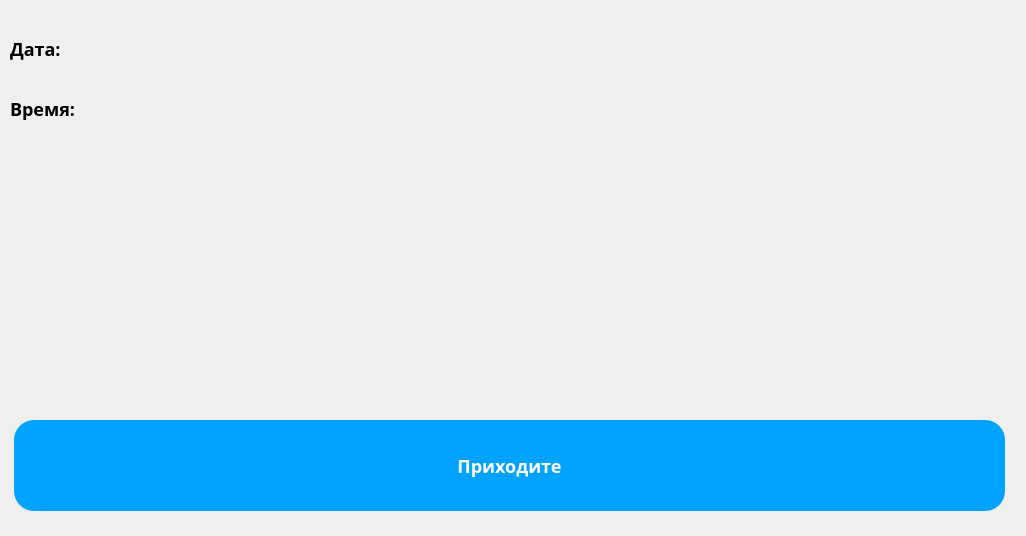
<?xml version="1.0" encoding="UTF-8"?>
<ui version="4.0">
 <class>Form</class>
 <widget class="QWidget" name="Form">
  <property name="geometry">
   <rect>
    <x>0</x>
    <y>0</y>
    <width>1026</width>
    <height>536</height>
   </rect>
  </property>
  <property name="windowTitle">
   <string>Form</string>
  </property>
  <widget class="QLabel" name="label">
   <property name="geometry">
    <rect>
     <x>10</x>
     <y>28</y>
     <width>61</width>
     <height>41</height>
    </rect>
   </property>
   <property name="styleSheet">
    <string notr="true">font-family: Montserrat;
font-style: normal;
font-weight: bold;
font-size: 18px;
line-height: 22px;
display: flex;
align-items: center;
text-align: center;

color: (255, 255, 255);
</string>
   </property>
   <property name="text">
    <string>Дата:</string>
   </property>
  </widget>
  <widget class="QLabel" name="label_2">
   <property name="geometry">
    <rect>
     <x>10</x>
     <y>88</y>
     <width>71</width>
     <height>41</height>
    </rect>
   </property>
   <property name="styleSheet">
    <string notr="true">

font-family: Montserrat;
font-style: normal;
font-weight: bold;
font-size: 18px;
line-height: 22px;
display: flex;
align-items: center;
text-align: center;

color: (255, 255, 255);
</string>
   </property>
   <property name="text">
    <string>Время:</string>
   </property>
  </widget>
  <widget class="QLabel" name="label_3">
   <property name="geometry">
    <rect>
     <x>430</x>
     <y>10</y>
     <width>491</width>
     <height>181</height>
    </rect>
   </property>
   <property name="text">
    <string/>
   </property>
  </widget>
  <widget class="QLabel" name="data">
   <property name="geometry">
    <rect>
     <x>80</x>
     <y>20</y>
     <width>141</width>
     <height>61</height>
    </rect>
   </property>
   <property name="styleSheet">
    <string notr="true">font-family: Montserrat;
font-style: normal;
font-weight: bold;
font-size: 18px;
line-height: 22px;
display: flex;
align-items: center;
text-align: center;

color: (255, 255, 255);
</string>
   </property>
   <property name="text">
    <string/>
   </property>
  </widget>
  <widget class="QLabel" name="label_7">
   <property name="geometry">
    <rect>
     <x>90</x>
     <y>80</y>
     <width>111</width>
     <height>61</height>
    </rect>
   </property>
   <property name="styleSheet">
    <string notr="true">font-family: Montserrat;
font-style: normal;
font-weight: bold;
font-size: 18px;
line-height: 22px;
display: flex;
align-items: center;
text-align: center;

color: (255, 255, 255);
</string>
   </property>
   <property name="text">
    <string/>
   </property>
  </widget>
  <widget class="QLabel" name="label_6">
   <property name="geometry">
    <rect>
     <x>26</x>
     <y>162</y>
     <width>881</width>
     <height>231</height>
    </rect>
   </property>
   <property name="styleSheet">
    <string notr="true">

font-family: Montserrat;
font-style: normal;
font-weight: bold;
font-size: 18px;
line-height: 22px;
display: flex;
align-items: center;
text-align: center;

color: (255, 255, 255);
</string>
   </property>
   <property name="text">
    <string/>
   </property>
  </widget>
  <widget class="QPushButton" name="pushButton">
   <property name="geometry">
    <rect>
     <x>14</x>
     <y>420</y>
     <width>991</width>
     <height>91</height>
    </rect>
   </property>
   <property name="styleSheet">
    <string notr="true">position: absolute;
width: 150px;
height: 52px;
left: 28px;
top: 307px;

background: #00A3FF;
box-shadow: 0px 4px 4px rgba(0, 0, 0, 0.25);
border-radius: 20px;
position: absolute;
width: 94px;
height: 28px;
left: 56px;
top: 319px;

font-family: Montserrat;
font-style: normal;
font-weight: bold;
font-size: 18px;
line-height: 22px;
display: flex;
align-items: center;
text-align: center;

color: #FFFFFF;
</string>
   </property>
   <property name="text">
    <string>Приходите</string>
   </property>
  </widget>
 </widget>
 <resources/>
 <connections/>
</ui>
